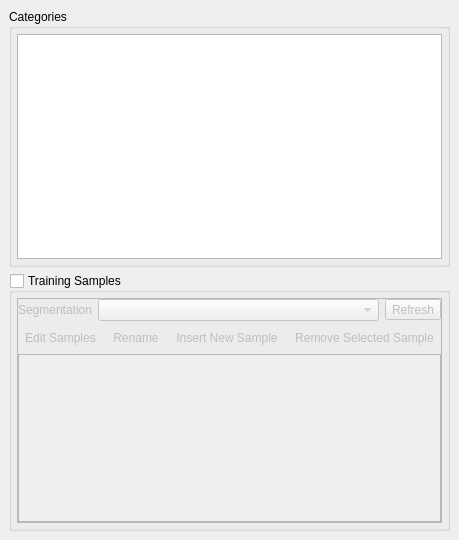
<?xml version="1.0" encoding="UTF-8"?>
<ui version="4.0">
 <class>CDTSampleDockWidget</class>
 <widget class="QDockWidget" name="CDTSampleDockWidget">
  <property name="geometry">
   <rect>
    <x>0</x>
    <y>0</y>
    <width>288</width>
    <height>540</height>
   </rect>
  </property>
  <property name="windowTitle">
   <string>Category and Samples</string>
  </property>
  <widget class="QWidget" name="dockWidgetContents">
   <layout class="QVBoxLayout" name="verticalLayout_2">
    <item>
     <widget class="QGroupBox" name="groupBox">
      <property name="sizePolicy">
       <sizepolicy hsizetype="Preferred" vsizetype="Preferred">
        <horstretch>0</horstretch>
        <verstretch>1</verstretch>
       </sizepolicy>
      </property>
      <property name="title">
       <string>Categories</string>
      </property>
      <layout class="QVBoxLayout" name="verticalLayout">
       <property name="leftMargin">
        <number>5</number>
       </property>
       <property name="topMargin">
        <number>5</number>
       </property>
       <property name="rightMargin">
        <number>5</number>
       </property>
       <property name="bottomMargin">
        <number>5</number>
       </property>
       <item>
        <widget class="QTableView" name="tableView">
         <property name="selectionMode">
          <enum>QAbstractItemView::SingleSelection</enum>
         </property>
         <property name="selectionBehavior">
          <enum>QAbstractItemView::SelectRows</enum>
         </property>
        </widget>
       </item>
      </layout>
     </widget>
    </item>
    <item>
     <widget class="QGroupBox" name="groupBoxSamples">
      <property name="sizePolicy">
       <sizepolicy hsizetype="Preferred" vsizetype="Preferred">
        <horstretch>0</horstretch>
        <verstretch>1</verstretch>
       </sizepolicy>
      </property>
      <property name="title">
       <string>Training Samples</string>
      </property>
      <property name="checkable">
       <bool>true</bool>
      </property>
      <property name="checked">
       <bool>false</bool>
      </property>
      <layout class="QHBoxLayout" name="horizontalLayout_3">
       <property name="leftMargin">
        <number>5</number>
       </property>
       <property name="topMargin">
        <number>5</number>
       </property>
       <property name="rightMargin">
        <number>5</number>
       </property>
       <property name="bottomMargin">
        <number>5</number>
       </property>
       <item>
        <widget class="QFrame" name="frameSample">
         <property name="frameShape">
          <enum>QFrame::StyledPanel</enum>
         </property>
         <property name="frameShadow">
          <enum>QFrame::Raised</enum>
         </property>
         <layout class="QVBoxLayout" name="verticalLayout_3">
          <property name="leftMargin">
           <number>0</number>
          </property>
          <property name="topMargin">
           <number>0</number>
          </property>
          <property name="rightMargin">
           <number>0</number>
          </property>
          <property name="bottomMargin">
           <number>0</number>
          </property>
          <item>
           <layout class="QHBoxLayout" name="horizontalLayout">
            <property name="spacing">
             <number>6</number>
            </property>
            <item>
             <widget class="QLabel" name="label">
              <property name="sizePolicy">
               <sizepolicy hsizetype="Fixed" vsizetype="Preferred">
                <horstretch>0</horstretch>
                <verstretch>0</verstretch>
               </sizepolicy>
              </property>
              <property name="text">
               <string>Segmentation</string>
              </property>
             </widget>
            </item>
            <item>
             <widget class="QComboBox" name="comboBox"/>
            </item>
            <item>
             <widget class="QToolButton" name="toolButtonRefresh">
              <property name="toolTip">
               <string>Refresh</string>
              </property>
              <property name="text">
               <string>Refresh</string>
              </property>
              <property name="icon">
               <iconset resource="../resource.qrc">
                <normaloff>:/Icon/refresh.png</normaloff>:/Icon/refresh.png</iconset>
              </property>
             </widget>
            </item>
           </layout>
          </item>
          <item>
           <layout class="QHBoxLayout" name="horizontalLayout_2">
            <property name="spacing">
             <number>3</number>
            </property>
            <item>
             <widget class="QToolButton" name="toolButtonEditSample">
              <property name="toolTip">
               <string>Edit Samples</string>
              </property>
              <property name="text">
               <string>Edit Samples</string>
              </property>
              <property name="icon">
               <iconset resource="../resource.qrc">
                <normaloff>:/Icon/sample.png</normaloff>:/Icon/sample.png</iconset>
              </property>
              <property name="iconSize">
               <size>
                <width>16</width>
                <height>16</height>
               </size>
              </property>
              <property name="checkable">
               <bool>true</bool>
              </property>
              <property name="autoRaise">
               <bool>true</bool>
              </property>
             </widget>
            </item>
            <item>
             <widget class="QToolButton" name="toolButtonSampleRename">
              <property name="toolTip">
               <string>Rename</string>
              </property>
              <property name="text">
               <string>Rename</string>
              </property>
              <property name="icon">
               <iconset resource="../resource.qrc">
                <normaloff>:/Icon/rename.png</normaloff>:/Icon/rename.png</iconset>
              </property>
              <property name="iconSize">
               <size>
                <width>16</width>
                <height>16</height>
               </size>
              </property>
              <property name="autoRaise">
               <bool>true</bool>
              </property>
             </widget>
            </item>
            <item>
             <widget class="QToolButton" name="toolButtonNewSample">
              <property name="enabled">
               <bool>false</bool>
              </property>
              <property name="toolTip">
               <string>Insert New Sample</string>
              </property>
              <property name="text">
               <string>Insert New Sample</string>
              </property>
              <property name="icon">
               <iconset resource="../resource.qrc">
                <normaloff>:/Icon/add.png</normaloff>:/Icon/add.png</iconset>
              </property>
              <property name="iconSize">
               <size>
                <width>16</width>
                <height>16</height>
               </size>
              </property>
              <property name="autoRaise">
               <bool>true</bool>
              </property>
             </widget>
            </item>
            <item>
             <widget class="QToolButton" name="toolButtonRemoveSelected">
              <property name="enabled">
               <bool>false</bool>
              </property>
              <property name="toolTip">
               <string>Remove Selected Sample</string>
              </property>
              <property name="text">
               <string>Remove Selected Sample</string>
              </property>
              <property name="icon">
               <iconset resource="../resource.qrc">
                <normaloff>:/Icon/minus.png</normaloff>:/Icon/minus.png</iconset>
              </property>
              <property name="iconSize">
               <size>
                <width>16</width>
                <height>16</height>
               </size>
              </property>
              <property name="autoRaise">
               <bool>true</bool>
              </property>
             </widget>
            </item>
            <item>
             <spacer name="horizontalSpacer">
              <property name="orientation">
               <enum>Qt::Horizontal</enum>
              </property>
              <property name="sizeHint" stdset="0">
               <size>
                <width>40</width>
                <height>20</height>
               </size>
              </property>
             </spacer>
            </item>
           </layout>
          </item>
          <item>
           <widget class="QListView" name="listView"/>
          </item>
         </layout>
        </widget>
       </item>
      </layout>
     </widget>
    </item>
   </layout>
  </widget>
  <action name="actionInsert">
   <property name="enabled">
    <bool>false</bool>
   </property>
   <property name="icon">
    <iconset resource="../resource.qrc">
     <normaloff>:/Icon/plus.png</normaloff>:/Icon/plus.png</iconset>
   </property>
   <property name="text">
    <string>Insert</string>
   </property>
  </action>
  <action name="actionRemove">
   <property name="enabled">
    <bool>false</bool>
   </property>
   <property name="icon">
    <iconset resource="../resource.qrc">
     <normaloff>:/Icon/minus.png</normaloff>:/Icon/minus.png</iconset>
   </property>
   <property name="text">
    <string>Remove</string>
   </property>
  </action>
  <action name="actionRemove_All">
   <property name="enabled">
    <bool>false</bool>
   </property>
   <property name="icon">
    <iconset resource="../resource.qrc">
     <normaloff>:/Icon/remove.png</normaloff>:/Icon/remove.png</iconset>
   </property>
   <property name="text">
    <string>Remove All</string>
   </property>
  </action>
  <action name="actionEdit">
   <property name="checkable">
    <bool>true</bool>
   </property>
   <property name="icon">
    <iconset resource="../resource.qrc">
     <normaloff>:/Icon/edit.png</normaloff>:/Icon/edit.png</iconset>
   </property>
   <property name="text">
    <string>Edit</string>
   </property>
  </action>
  <action name="actionRevert">
   <property name="enabled">
    <bool>false</bool>
   </property>
   <property name="icon">
    <iconset resource="../resource.qrc">
     <normaloff>:/Icon/revert.png</normaloff>:/Icon/revert.png</iconset>
   </property>
   <property name="text">
    <string>Revert</string>
   </property>
  </action>
  <action name="actionSubmit">
   <property name="enabled">
    <bool>false</bool>
   </property>
   <property name="icon">
    <iconset resource="../resource.qrc">
     <normaloff>:/Icon/commit.png</normaloff>:/Icon/commit.png</iconset>
   </property>
   <property name="text">
    <string>Submit</string>
   </property>
   <property name="toolTip">
    <string>Submit</string>
   </property>
  </action>
 </widget>
 <resources>
  <include location="../resource.qrc"/>
 </resources>
 <connections/>
</ui>
